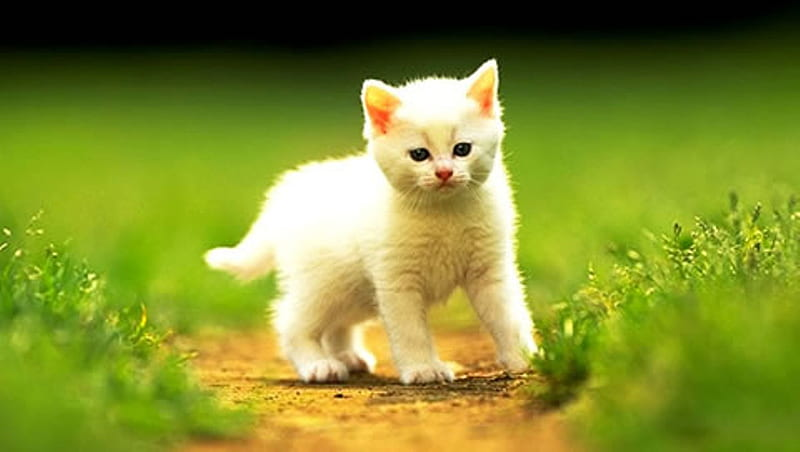
#> input picture Coding/images/cat.jpg, 800 x 452 px
$ python contourDetection.py
#> lines starting #> are read from the running program, lines starting #| are printed output that depends on the picture; after the words box and inside, x2 and y2 are one past the last pixel; in counts of white or black regions, pixels touching at a corner belong together
import cv2 as cv
import numpy as np

# READ IMAGE
img = cv.imread("images/cat.jpg")
#> img is the input picture: shape (452, 800, 3); mean B, G, R 45.3, 140.6, 129
# cv.imshow("Scene", img)

# CONVERT TO GRAYSCALE
gray = cv.cvtColor(img, cv.COLOR_BGR2GRAY)
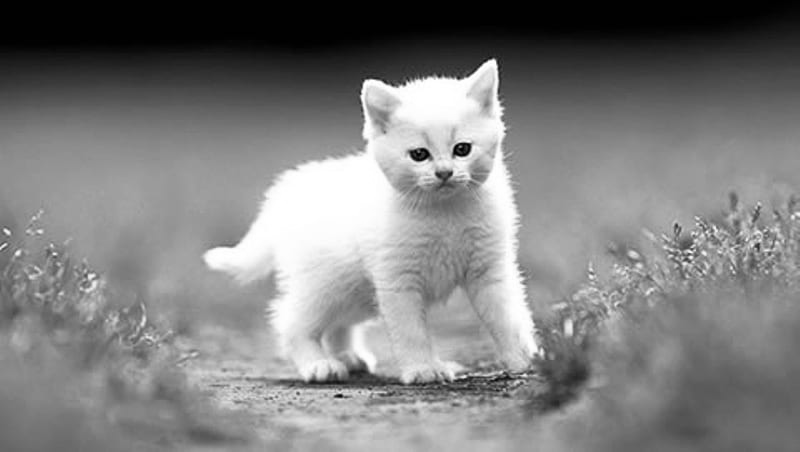
#> gray: shape (452, 800); min 0, max 255, mean 126.3
# cv.imshow("Gray", gray)

# # BLUR => 1ST PARAMETER IS BLUR DEGREE AND 2ND IS SPREAD
# blur = cv.GaussianBlur(gray, (3, 3), cv.BORDER_DEFAULT)

# EDGES CASCADE
# canny = cv.Canny(blur, 125, 175)
canny = cv.Canny(img, 125, 175)
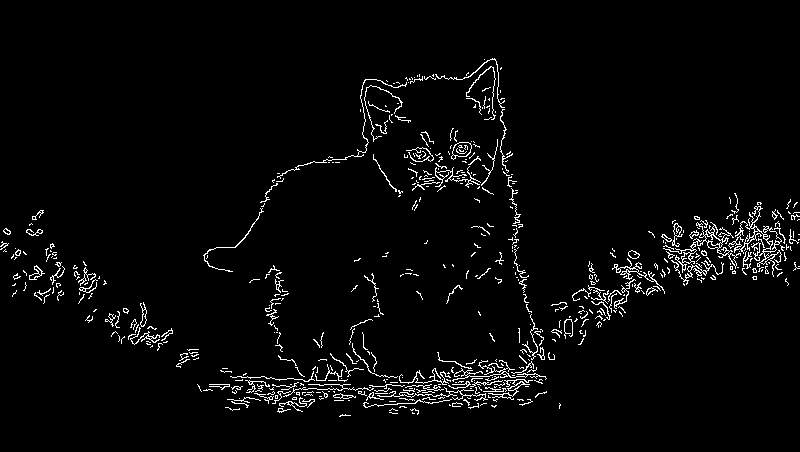
#> canny: shape (452, 800); 3.2% white in thin lines or dots, all inside (x1, y1, x2, y2) = (0, 58, 800, 417)
cv.imshow("Canny", canny)

# THRESHOLDING (BINARIZING IMAGE)
# ret, thresh = cv.threshold(gray,150, 255, cv.THRESH_BINARY)
# cv.imshow("Thresh: ", thresh)


# FINDING CONTOURS ==> RETR_EXTERNAL -> ONLY EXTERNAL CONTOURS, RETR_LIST -> ALL CONTOURS, RETR_TREE -> ALL HIERERCHICAL CONTOURS; CHAIN_APPROX_NONE -> HOW WE APPROXIMATE CONTOURS ( NONE = SIMPLY ALL CONTOURS, SIMPLE = COMPRESS CONTOURS AND RETURN SIMPLE ONE); HIERARCHIES -> HIERARCHY OF CONTOURS (NESTED ELEMENTS); COUNTORS -> LIST OF CONTOURS
contours, hierarchies = cv.findContours(canny, cv.RETR_LIST, cv.CHAIN_APPROX_NONE)
#> contours = 646 contours, 591 with area under 20; largest, box (x1, y1, x2, y2) and area: (728, 206, 782, 277) 496, (663, 222, 741, 273) 416, (735, 221, 755, 250) 236, (451, 142, 472, 160) 232, (452, 142, 472, 157) 211
print(f"{len(contours)} contour(s) found!")
#| 646 contour(s) found!

# DRAW CONTOURS
# blank = np.zeros((500, 500, 3), dtype="uint8") # OR BELOW ONE
blank = np.zeros(img.shape, dtype="uint8")
cv.drawContours(blank, contours, -1, (0, 0, 255), 1)  # -1 -> DRAW ALL CONTOURS ; 1 -> THICKNESS
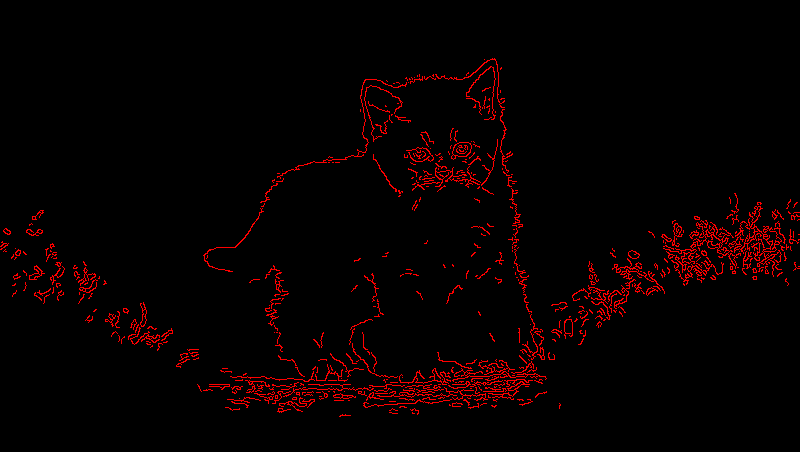
#> blank: shape (452, 800, 3); mean of channels 0, 1, 2 0, 0, 8.1; drawn as B, G, R
cv.imshow("Contours Drawn", blank)

cv.waitKey(0)

$ run again, with Coding/images/building.jpg copied over Coding/images/cat.jpg
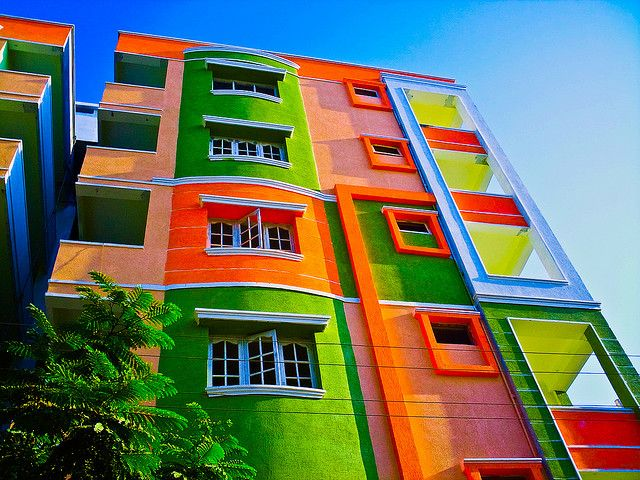
#> input picture Coding/images/building.jpg, 640 x 480 px
#> img is the input picture: shape (480, 640, 3); mean B, G, R 96.4, 116.3, 107.2
#> `canny = cv.Canny(img, 125, 175)`:
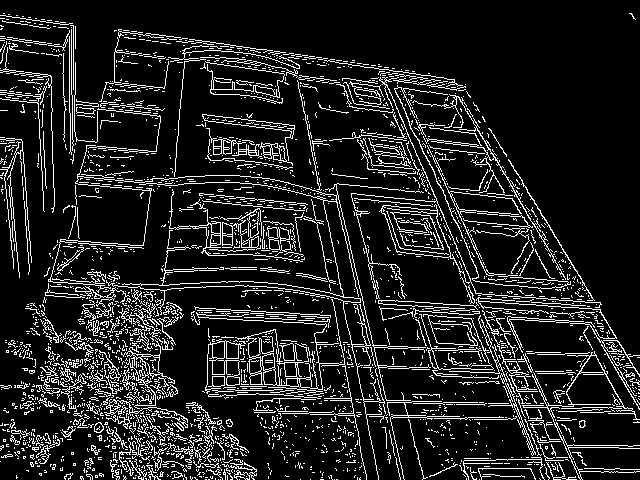
#> canny: shape (480, 640); 12.8% white in thin lines or dots
#> contours = 2932 contours, 2809 with area under 20; largest, box (x1, y1, x2, y2) and area: (351, 77, 602, 308) 2550, (381, 205, 451, 258) 2437, (196, 299, 367, 480) 1928, (248, 329, 298, 386) 837, (202, 114, 295, 161) 558
#| 2932 contour(s) found!
#> `cv.drawContours(blank, contours, -1, (0, 0, 255), 1)`:
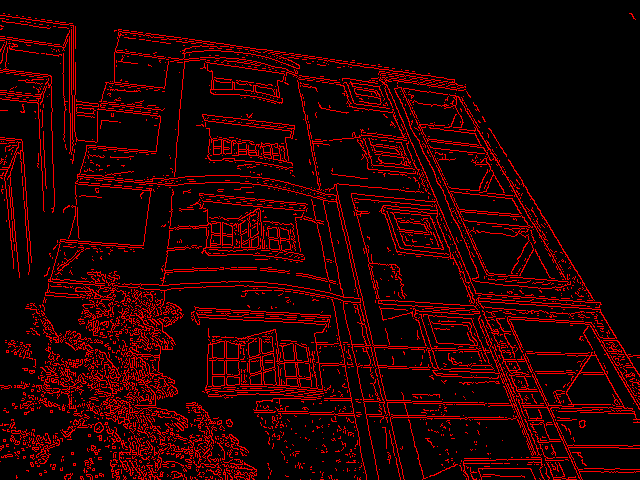
#> blank: shape (480, 640, 3); mean of channels 0, 1, 2 0, 0, 32.7; drawn as B, G, R

$ run again, with Coding/images/home.jpg copied over Coding/images/cat.jpg
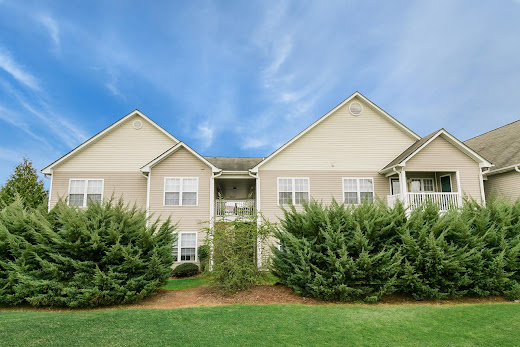
#> input picture Coding/images/home.jpg, 520 x 347 px
#> img is the input picture: shape (347, 520, 3); mean B, G, R 142.8, 148.4, 124.5
#> `canny = cv.Canny(img, 125, 175)`:
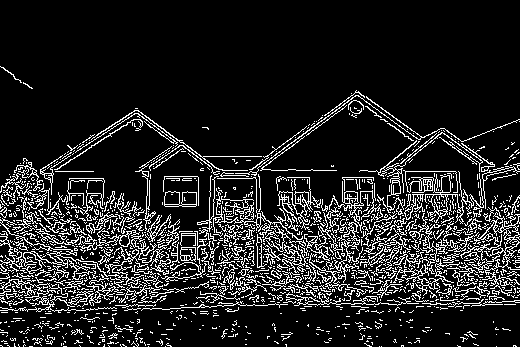
#> canny: shape (347, 520); 13.6% white in thin lines or dots, all inside (x1, y1, x2, y2) = (0, 66, 520, 347)
#> contours = 1676 contours, 1557 with area under 20; largest, box (x1, y1, x2, y2) and area: (460, 212, 520, 296) 1005, (424, 171, 484, 224) 494, (480, 221, 508, 262) 418, (164, 191, 197, 207) 409, (360, 213, 411, 268) 356
#| 1676 contour(s) found!
#> `cv.drawContours(blank, contours, -1, (0, 0, 255), 1)`:
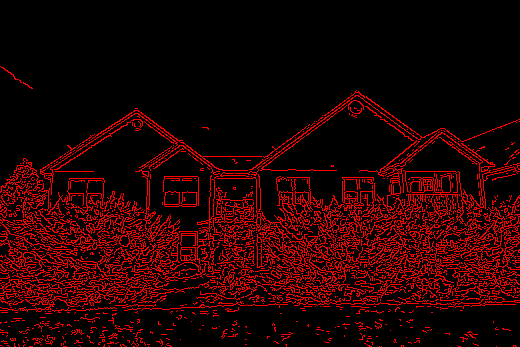
#> blank: shape (347, 520, 3); mean of channels 0, 1, 2 0, 0, 34.7; drawn as B, G, R

$ run again, with Coding/images/scene.jpg copied over Coding/images/cat.jpg
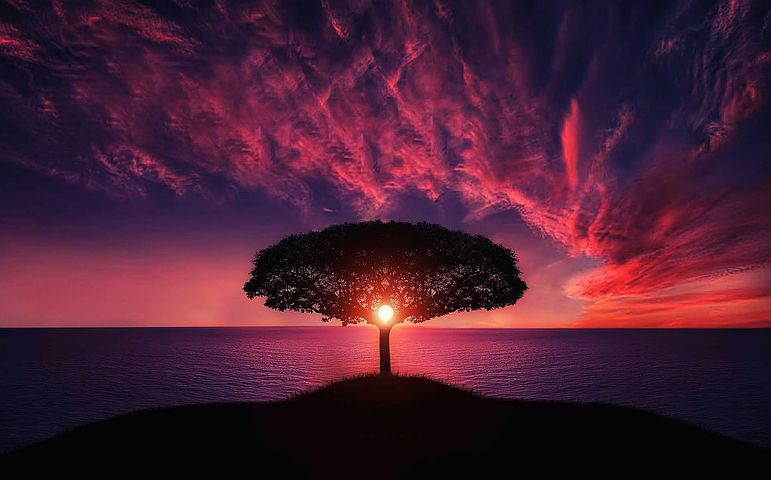
#> input picture Coding/images/scene.jpg, 771 x 480 px
#> img is the input picture: shape (480, 771, 3); mean B, G, R 51.3, 30.4, 73.7
#> `canny = cv.Canny(img, 125, 175)`:
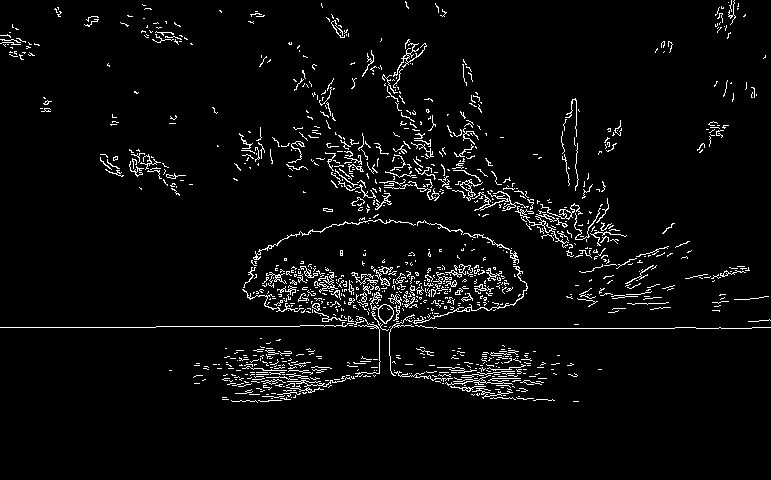
#> canny: shape (480, 771); 4.1% white in thin lines or dots, all inside (x1, y1, x2, y2) = (0, 0, 771, 403)
#> contours = 1276 contours, 1233 with area under 20; largest, box (x1, y1, x2, y2) and area: (370, 292, 394, 324) 245, (378, 304, 394, 324) 192, (460, 179, 483, 201) 81, (413, 266, 528, 324) 76, (472, 191, 529, 211) 76
#| 1276 contour(s) found!
#> `cv.drawContours(blank, contours, -1, (0, 0, 255), 1)`:
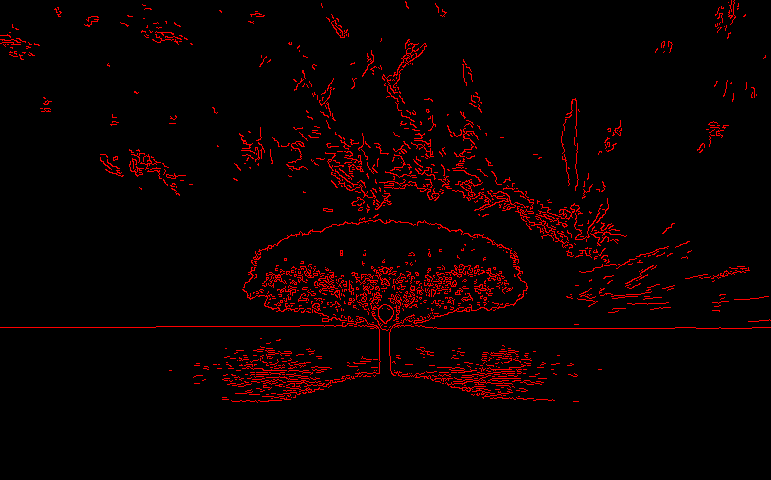
#> blank: shape (480, 771, 3); mean of channels 0, 1, 2 0, 0, 10.4; drawn as B, G, R
